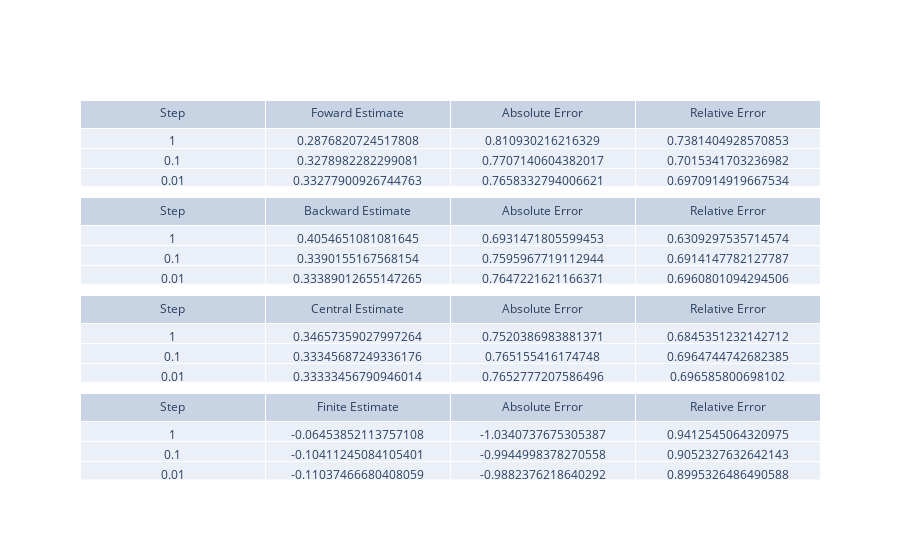

Here is the notebook cell this chart was saved with:
### Markdown cell above
The following is the table containing outputs from those funtions:

### Code cell
import plotly.graph_objects as go
from plotly.subplots import make_subplots

fig = make_subplots(
    rows=4, cols=1,
    shared_xaxes=True,
    vertical_spacing=0.03,
    specs=[[{"type": "table"}],
           [{"type": "table"}],
           [{"type": "table"}],
           [{"type": "table"}]]
)

fig.add_trace(go.Table(
            header = dict(values = ['Step', 'Foward Estimate', 'Absolute Error', 'Relative Error']),
            cells = dict(values = [step_range, fwrd, abs_fwrd, rel_fwrd])),
             row = 1,
             col = 1)

fig.add_trace(go.Table(
            header = dict(values = ['Step', 'Backward Estimate', 'Absolute Error', 'Relative Error']),
            cells = dict(values = [step_range, bwrd, abs_bwrd, rel_bwrd])),
             row = 2,
             col = 1)

fig.add_trace(go.Table(
            header = dict(values = ['Step', 'Central Estimate', 'Absolute Error', 'Relative Error']),
            cells = dict(values = [step_range, centr, abs_centr, rel_centr])),
             row = 3,
             col = 1)

fig.add_trace(go.Table(
            header = dict(values = ['Step', 'Finite Estimate', 'Absolute Error', 'Relative Error']),
            cells = dict(values = [step_range, finite, abs_finite, rel_finite])),
             row = 4,
             col = 1)

fig.show()

### Figure 1 — Plotly figure (JSON) as saved in the notebook; plotly's stock layout.template omitted (floating-point values rounded to 4 significant figures)
{"data": [{"cells": {"values": [[1, 0.1, 0.01, 0.001, 0.0001], [0.2877, 0.3279, 0.3328, 0.3333, 0.3333], [0.8109, 0.7707, 0.7658, 0.7653, 0.7653], [0.7381, 0.7015, 0.6971, 0.6966, 0.6966]]}, "domain": {"x": [0, 1], "y": [0.7725, 1]}, "header": {"values": ["Step", "Foward Estimate", "Absolute Error", "Relative Error"]}, "type": "table"}, {"cells": {"values": [[1, 0.1, 0.01, 0.001, 0.0001], [0.4055, 0.339, 0.3339, 0.3334, 0.3333], [0.6931, 0.7596, 0.7647, 0.7652, 0.7653], [0.6309, 0.6914, 0.6961, 0.6965, 0.6966]]}, "domain": {"x": [0, 1], "y": [0.515, 0.7425]}, "header": {"values": ["Step", "Backward Estimate", "Absolute Error", "Relative Error"]}, "type": "table"}, {"cells": {"values": [[1, 0.1, 0.01, 0.001, 0.0001], [0.3466, 0.3335, 0.3333, 0.3333, 0.3333], [0.752, 0.7652, 0.7653, 0.7653, 0.7653], [0.6845, 0.6965, 0.6966, 0.6966, 0.6966]]}, "domain": {"x": [0, 1], "y": [0.2575, 0.485]}, "header": {"values": ["Step", "Central Estimate", "Absolute Error", "Relative Error"]}, "type": "table"}, {"cells": {"values": [[1, 0.1, 0.01, 0.001, 0.0001], [-0.06454, -0.1041, -0.1104, -0.111, -0.1111], [-1.034, -0.9945, -0.9882, -0.9876, -0.9875], [0.9413, 0.9052, 0.8995, 0.8989, 0.8989]]}, "domain": {"x": [0, 1], "y": [0, 0.2275]}, "header": {"values": ["Step", "Finite Estimate", "Absolute Error", "Relative Error"]}, "type": "table"}], "layout": {}}
